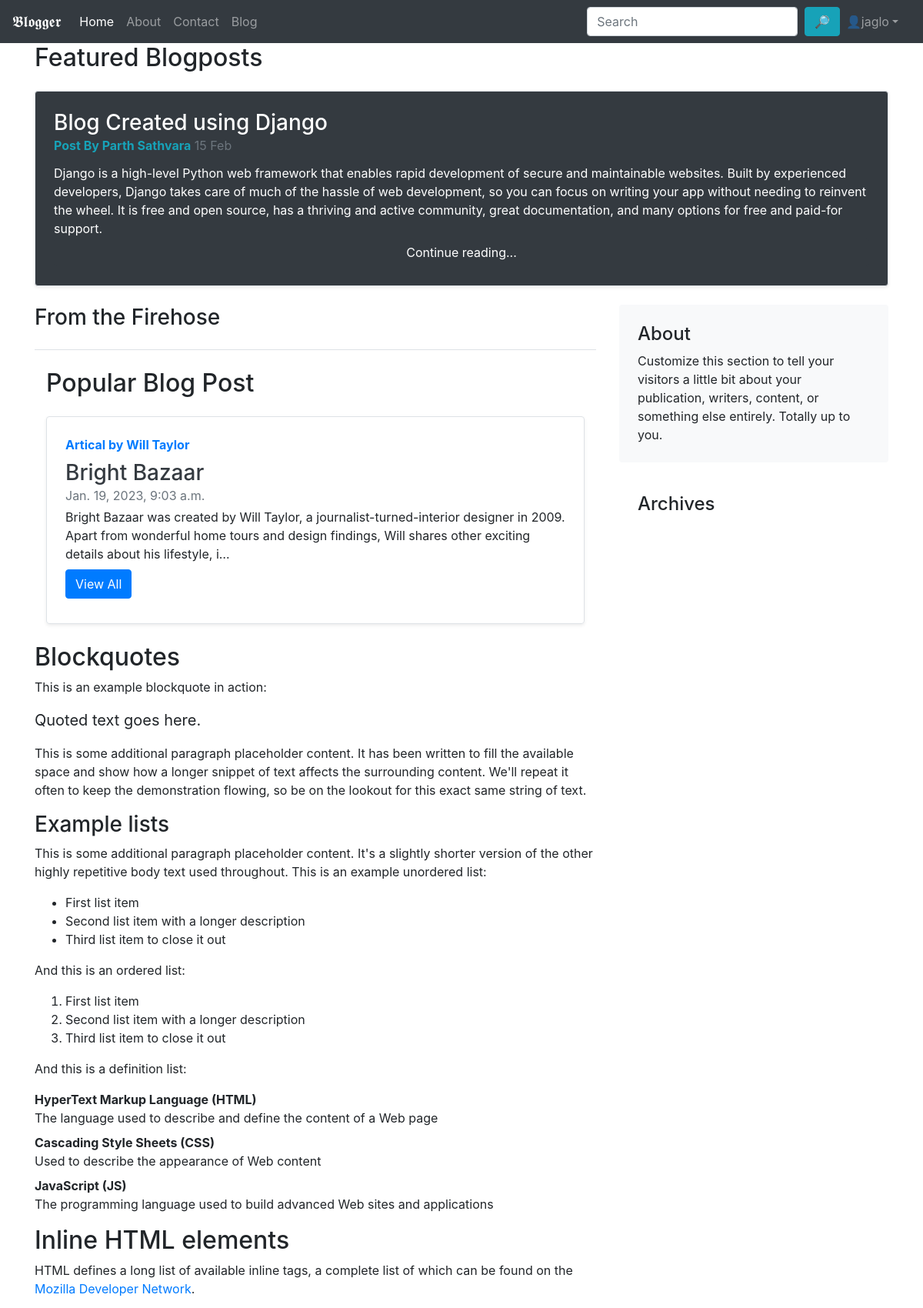
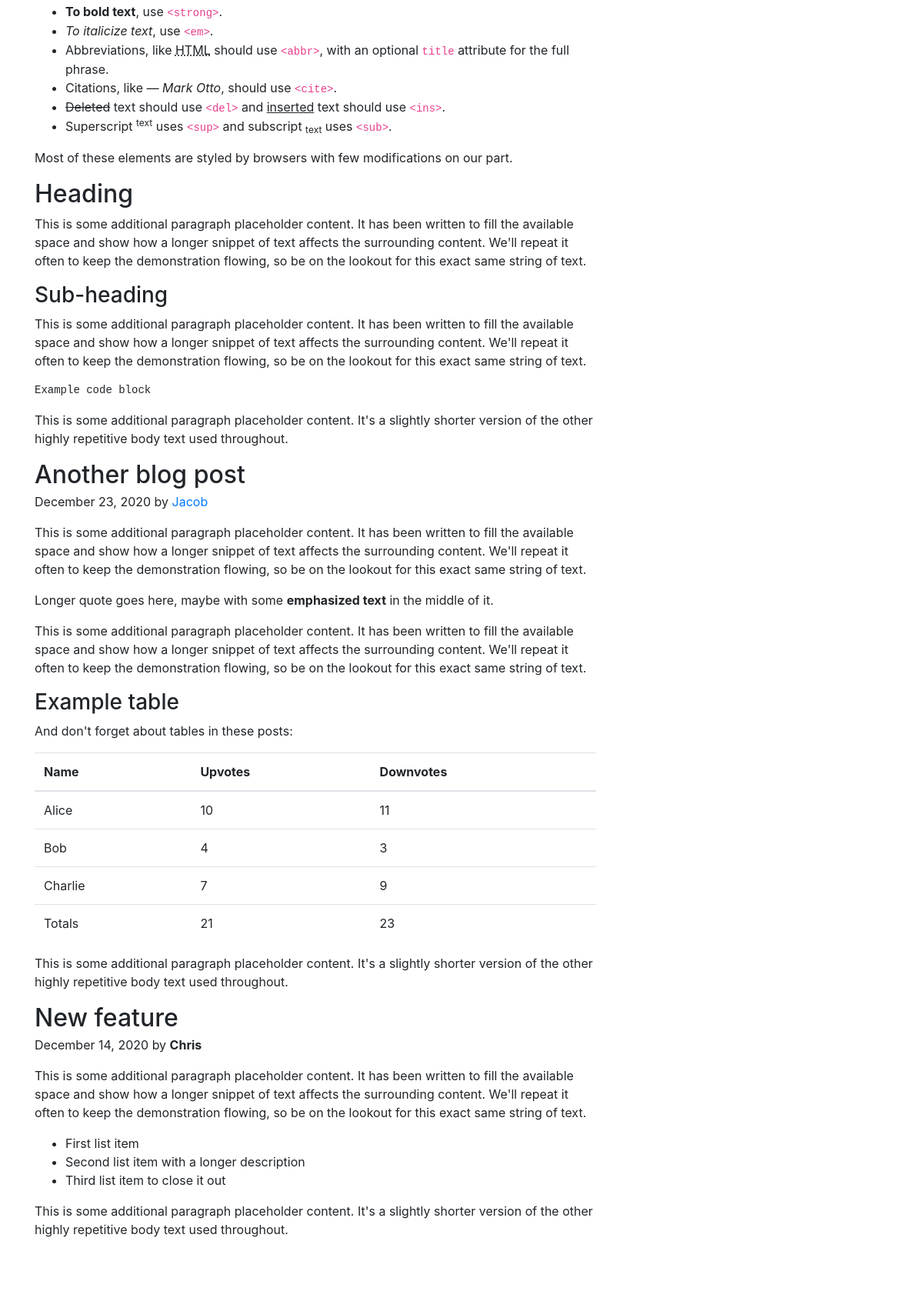
Screenshot of / (signed in, upper part) with the database file from the repository (2 pictures, top to bottom).
### blogapp/models.py (models this page shows, shortened)
class Post(models.Model):
    sno=models.AutoField(primary_key=True)
    title=models.CharField(max_length=255)
    author=models.CharField(max_length=14)
    views=models.IntegerField(default=0)
    slug=models.CharField(max_length=130)
    timeStamp=models.DateTimeField(blank=True)
    content=models.TextField()

### home/views.py (the view)
# urls.py: 2. Add a URL to urlpatterns:  path('', views.home, name='home')
def home(request):
    popularPosts = Post.objects.all()[:1].get()
    context = {'popularPosts': popularPosts}
    return render(request, 'home/home.html', context)

### templates/home/home.html (shortened to what this page needs)
{% extends 'base.html' %}
{% block homeactive %} active {% endblock homeactive %}
{% block body %}
<div class="container-xl">
    <div>
        <h2>Featured Blogposts</h2>
        <div class="row no-gutters border rounded overflow-hidden flex-md-row mb-4 shadow-sm h-md-250 my-4 position-relative rounded bg-dark text-white">
            <div class="col p-4 d-flex flex-column position-static">
                <h3 class="mb-0">Blog Created using Django</h3>
                <div class="mb-1 text-muted">
                    <strong class="d-inline-block mb-2 text-info">Post By Parth Sathvara</strong>
                    15 Feb
                </div>
                <p class="card-text mb-auto">Django is a high-level Python web framework that enables rapid development of secure and maintainable websites. Built by experienced developers, Django takes care of much of the hassle of web development, so you can focus on writing your app without needing to reinvent the wheel. It is free and open source, has a thriving and active community, great documentation, and many options for free and paid-for support.</p>
                <a class="btn btn-dark" data-toggle="collapse" href="#collapseExample" role="button" aria-expanded="false" aria-controls="collapseExample">Continue reading...</a>
            </div>
        </div>
    </div>
    <div class="row g-5">
        <div class="col-md-8">
            <h3 class="pb-4 mb-4 fst-italic border-bottom">
                From the Firehose
            </h3>
            <article class="blog-post">
                <div class="container">
                    <h2>Popular Blog Post</h2>
                    <div class="row no-gutters border rounded overflow-hidden flex-md-row mb-4 shadow-sm h-md-250 my-4 position-relative ">
                        <div class="col p-4 d-flex flex-column position-static">
                            <strong class="d-inline-block mb-2 text-primary">Artical by {{popularPosts.author}}</strong>
                            <h3 class="mb-0"> <a class="text-dark" href="/blog"> {{popularPosts.title}} </a> </h3>
                            <div class="mb-1 text-muted">{{popularPosts.timeStamp}}</div>
                            <p class="card-text mb-auto"> {{popularPosts.content| truncatechars:200}} </p>
                            <div class="my-2">
                                <a href="/blog" role="button" class="btn btn-primary">View All</a>
                            </div>
                        </div>
                    </div>
                </div>
                <h2>Blockquotes</h2>
                <p>This is an example blockquote in action:</p>
                <blockquote class="blockquote">
                    <p>Quoted text goes here.</p>
                </blockquote>
                <p>This is some additional paragraph placeholder content. It has been written to fill the available
                    space
                    and show how a longer snippet of text affects the surrounding content. We'll repeat it often to keep
                    the
                    demonstration flowing, so be on the lookout for this exact same string of text.</p>
                <h3>Example lists</h3>
                <p>This is some additional paragraph placeholder content. It's a slightly shorter version of the other
                    highly repetitive body text used throughout. This is an example unordered list:</p>
                <ul>
                    <li>First list item</li>
                    <li>Second list item with a longer description</li>
                    <li>Third list item to close it out</li>
                </ul>
                <p>And this is an ordered list:</p>
                <ol>
                    <li>First list item</li>
                    <li>Second list item with a longer description</li>
                    <li>Third list item to close it out</li>
                </ol>
                <p>And this is a definition list:</p>
                <dl>
                    <dt>HyperText Markup Language (HTML)</dt>
                    <dd>The language used to describe and define the content of a Web page</dd>
                    <dt>Cascading Style Sheets (CSS)</dt>
                    <dd>Used to describe the appearance of Web content</dd>
                    <dt>JavaScript (JS)</dt>
                    <dd>The programming language used to build advanced Web sites and applications</dd>
                </dl>
                <h2>Inline HTML elements</h2>
                <p>HTML defines a long list of available inline tags, a complete list of which can be found on the <a
                        href="https://developer.mozilla.org/en-US/docs/Web/HTML/Element">Mozilla Developer Network</a>.
                </p>
                <ul>
                    <li><strong>To bold text</strong>, use <code
                            class="language-plaintext highlighter-rouge">&lt;strong&gt;</code>.</li>
                    <li><em>To italicize text</em>, use <code
                            class="language-plaintext highlighter-rouge">&lt;em&gt;</code>.</li>
                    <li>Abbreviations, like <abbr title="HyperText Markup Language">HTML</abbr> should use <code
                            class="language-plaintext highlighter-rouge">&lt;abbr&gt;</code>, with an optional <code
                            class="language-plaintext highlighter-rouge">title</code> attribute for the full phrase.
                    </li>
                    <li>Citations, like <cite>— Mark Otto</cite>, should use <code
                            class="language-plaintext highlighter-rouge">&lt;cite&gt;</code>.</li>
                    <li><del>Deleted</del> text should use <code
                            class="language-plaintext highlighter-rouge">&lt;del&gt;</code> and <ins>inserted</ins> text
                        should use <code class="language-plaintext highlighter-rouge">&lt;ins&gt;</code>.</li>
                    <li>Superscript <sup>text</sup> uses <code
                            class="language-plaintext highlighter-rouge">&lt;sup&gt;</code> and subscript
                        <sub>text</sub>
                        uses <code class="language-plaintext highlighter-rouge">&lt;sub&gt;</code>.
                    </li>
                </ul>
                <p>Most of these elements are styled by browsers with few modifications on our part.</p>
                <h2>Heading</h2>
                <p>This is some additional paragraph placeholder content. It has been written to fill the available
                    space
                    and show how a longer snippet of text affects the surrounding content. We'll repeat it often to keep
                    the
                    demonstration flowing, so be on the lookout for this exact same string of text.</p>
                <h3>Sub-heading</h3>
                <p>This is some additional paragraph placeholder content. It has been written to fill the available
                    space
                    and show how a longer snippet of text affects the surrounding content. We'll repeat it often to keep
                    the
                    demonstration flowing, so be on the lookout for this exact same string of text.</p>
                <pre><code>Example code block</code></pre>
                <p>This is some additional paragraph placeholder content. It's a slightly shorter version of the other
                    highly repetitive body text used throughout.</p>
            </article>
            <article class="blog-post">
                <h2 class="blog-post-title mb-1">Another blog post</h2>
                <p class="blog-post-meta">December 23, 2020 by <a href="#">Jacob</a></p>
                <p>This is some additional paragraph placeholder content. It has been written to fill the available
                    space
                    and show how a longer snippet of text affects the surrounding content. We'll repeat it often to keep
                    the
                    demonstration flowing, so be on the lookout for this exact same string of text.</p>
                <blockquote>
                    <p>Longer quote goes here, maybe with some <strong>emphasized text</strong> in the middle of it.</p>
                </blockquote>
                <p>This is some additional paragraph placeholder content. It has been written to fill the available
                    space
                    and show how a longer snippet of text affects the surrounding content. We'll repeat it often to keep
                    the
                    demonstration flowing, so be on the lookout for this exact same string of text.</p>
                <h3>Example table</h3>
                <p>And don't forget about tables in these posts:</p>
                <table class="table">
                    <thead>
                        <tr>
                            <th>Name</th>
                            <th>Upvotes</th>
                            <th>Downvotes</th>
                        </tr>
                    </thead>
                    <tbody>
                        <tr>
                            <td>Alice</td>
                            <td>10</td>
                            <td>11</td>
                        </tr>
                        <tr>
                            <td>Bob</td>
                            <td>4</td>
                            <td>3</td>
                        </tr>
                        <tr>
                            <td>Charlie</td>
                            <td>7</td>
                            <td>9</td>
                        </tr>
                    </tbody>
                    <tfoot>
                        <tr>
                            <td>Totals</td>
                            <td>21</td>
                            <td>23</td>
                        </tr>
                    </tfoot>
                </table>
                <p>This is some additional paragraph placeholder content. It's a slightly shorter version of the other
                    highly repetitive body text used throughout.</p>
            </article>
            <article class="blog-post">
                <h2 class="blog-post-title mb-1">New feature</h2>
                <p class="blog-post-meta">December 14, 2020 by <b>Chris</b></p>
                <p>This is some additional paragraph placeholder content. It has been written to fill the available
                    space
                    and show how a longer snippet of text affects the surrounding content. We'll repeat it often to keep
                    the
                    demonstration flowing, so be on the lookout for this exact same string of text.</p>
                <ul>
                    <li>First list item</li>
                    <li>Second list item with a longer description</li>
                    <li>Third list item to close it out</li>
                </ul>
                <p>This is some additional paragraph placeholder content. It's a slightly shorter version of the other
                    highly repetitive body text used throughout.</p>
            </article>
        </div>
        <div class="col-md-4">
            <div class="position-sticky" style="top: 2rem;">
                <div class="p-4 mb-3 bg-light rounded">
                    <h4 class="fst-italic">About</h4>
                    <p class="mb-0">Customize this section to tell your visitors a little bit about your publication,
                        writers, content, or something else entirely. Totally up to you.</p>
                </div>
                <div class="p-4">
                    <h4 class="fst-italic">Archives</h4>
                </div>
            </div>
        </div>
    </div>
</div>
{% endblock body %}

### templates/base.html (shortened to what this page needs)
<!doctype html>
<html lang="en">
<head>
  <link rel="stylesheet" href="https://stackpath.bootstrapcdn.com/bootstrap/4.5.2/css/bootstrap.min.css"
>
</head>
<body style="height: 100%;">
  <nav class="navbar navbar-expand-lg navbar-dark bg-dark">
    <a class="navbar-brand" href="/">𝕭𝖑𝖔𝖌𝖌𝖊𝖗</a>
    <div class="collapse navbar-collapse" id="navbarSupportedContent">
      <ul class="navbar-nav mr-auto">
        <li class="nav-item {% block homeactive %}{% endblock homeactive %}">
          <a class="nav-link" href="/">Home <span class="sr-only">(current)</span></a>
        </li>
        <li class="nav-item {% block aboutactive %}{% endblock aboutactive %}">
          <a class="nav-link" href="/about">About</a>
        </li>
        <li class="nav-item {% block contactactive %}{% endblock contactactive %}">
          <a class="nav-link" href="/contact">Contact</a>
        </li>
        <li class="nav-item {% block blogactive %}{% endblock blogactive %}">
          <a class="nav-link" href="/blog">Blog</a>
        </li>
      </ul>
      <div class="ml-auto form-inline ">
        <form method="get" action="/search" class="my-2 my-lg-0">
          <input class="form-control mr-sm-1" type="search" placeholder="Search" aria-label="Search" name="query"
            id="query">
          <button class="btn btn-info my-2 my-sm-0" type="submit">🔎</button>
        </form>
        {% if user.is_authenticated %}
        <ul class="navbar-nav mr-2">
          <li class="nav-item dropdown">
            <a class="nav-link dropdown-toggle" href='#' id="navbarDropdown" role="button" data-toggle="dropdown">
              👤{{request.user}}</a>
          </li>
        </ul>
      </div>
      {%endif%}
    </div>
  </nav>
      {% block body %} {% endblock body %}
</body>
</html>

### rows the page displays
Post: author "Will Taylor", title "Bright Bazaar", timeStamp "Jan. 19, 2023, 9:03 a.m.", content "Bright Bazaar was created by Will Taylor, a journalist-turned-interior designer in 2009. Apart from wonderful home tours and design findings, Will shares other exciting details about his lifestyle, i…"

### other values shown
{{ request.user }} "jaglo"
